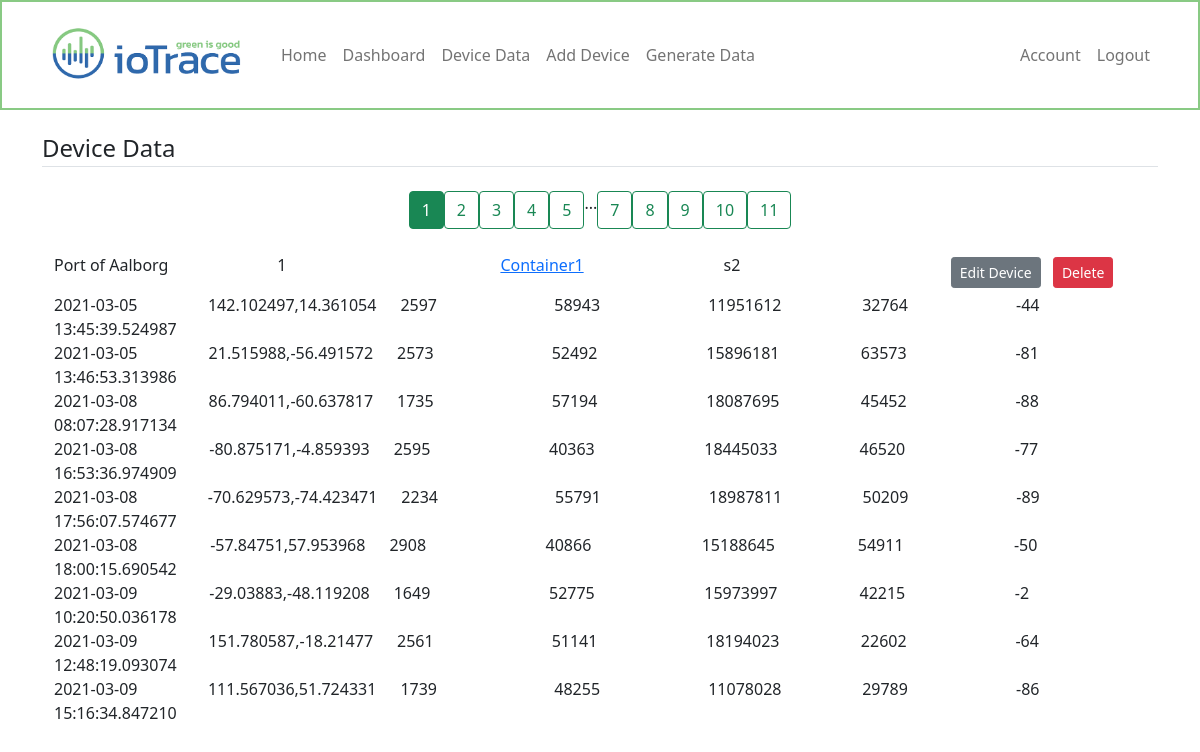
The page /dashboard/device/data (signed in) on the database as committed earlier.
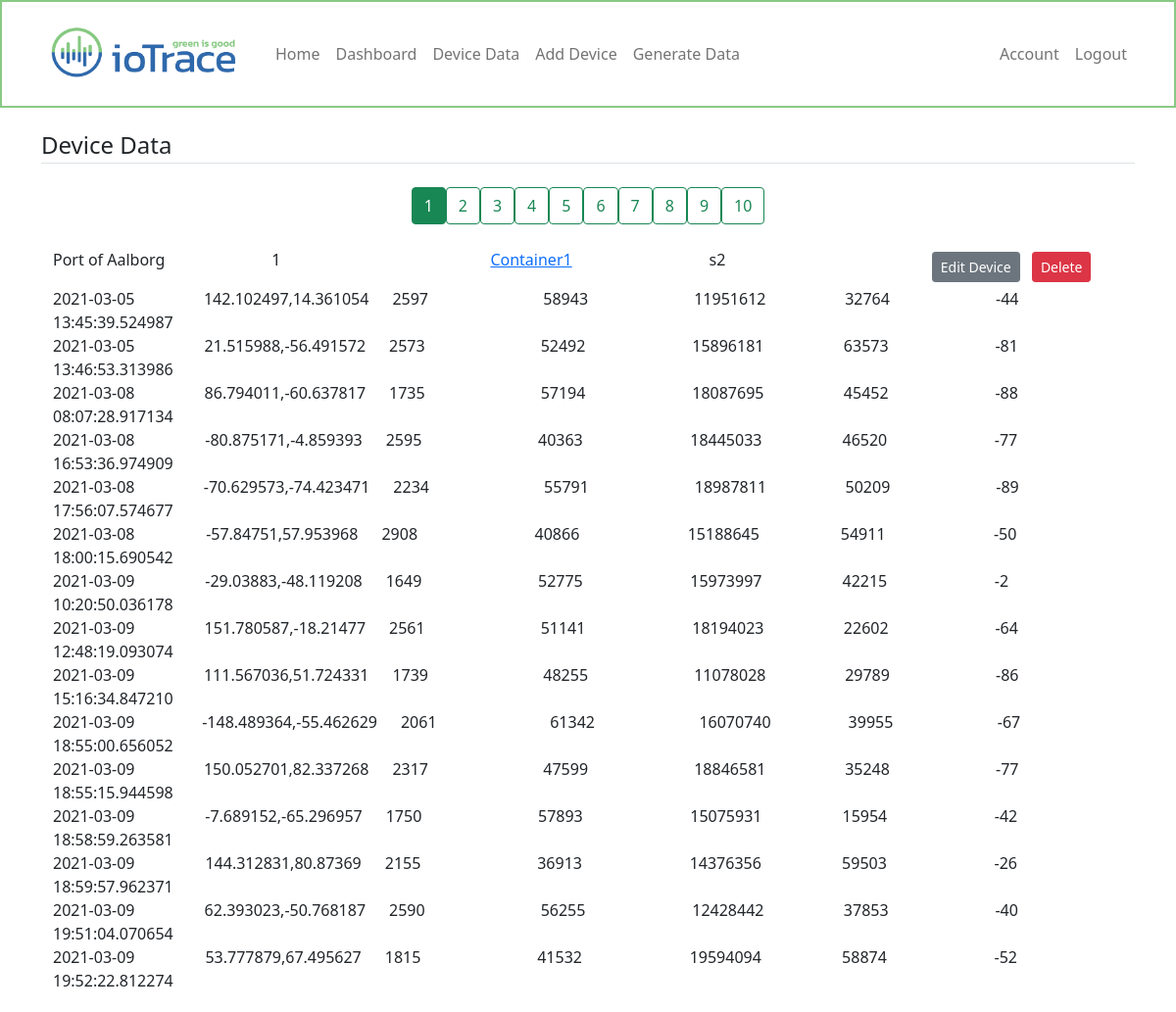
The same page on the database as committed later.
### webapp/models.py (models this page shows, shortened)
class Device(db.Model):
    id = db.Column(db.Integer, primary_key=True)
    devicename = db.Column(db.String(100), nullable=False)
    devicetype = db.Column(db.String(100), nullable=False)
    user_id = db.Column(db.Integer, db.ForeignKey('user.id'), nullable=False)
    datadumps = db.relationship('Dummydata', cascade='all, delete-orphan', backref='devicedata', lazy=True)

class User(db.Model, UserMixin):
    id = db.Column(db.Integer, primary_key=True)
    username = db.Column(db.String(20), unique=True, nullable=False)
    email = db.Column(db.String(120), unique=True, nullable=False)
    image_file = db.Column(db.String(20), nullable=False, default='default.jpg')
    password = db.Column(db.String(60), nullable=False)
    devices = db.relationship('Device', backref='owner', lazy=True)

class Dummydata(db.Model):
    id = db.Column(db.Integer, primary_key=True)
    timestamp = db.Column(db.DateTime, nullable=False, default=datetime.utcnow)
    pos = db.Column(db.String(100), nullable=False)
    temp = db.Column(db.Integer, nullable=False)
    humid = db.Column(db.Integer, nullable=False)
    hpa = db.Column(db.Integer, nullable=False)
    volt = db.Column(db.Integer, nullable=False)
    lte_rssi = db.Column(db.Integer, nullable=False)
    device_id = db.Column(db.Integer, db.ForeignKey('device.id'), nullable=False)

### webapp/devices/routes.py (the view)
@devices.route('/dashboard/device/data')
@login_required
def device_data():
    page = request.args.get('page', 1, type=int)
    devices = Device.query.filter_by(user_id=current_user.id).paginate(page=page, per_page=1)
    return render_template('device_data.html', title='Device Data', devices=devices)

### webapp/models.py (called while the page is built)
@login_manager.user_loader
def load_user(user_id):
    return User.query.get(int(user_id))

### webapp/templates/device_data.html (shortened to what this page needs)
{% extends "layout.html" %}
{% set active_page = "dashboard_device" %}
{% block content %}
<legend class="border-bottom mb-4">Device Data</legend>
<div class="d-flex justify-content-center">
    {% for page_num in devices.iter_pages(left_edge=5, right_edge=5, left_current=1, right_current=2) %}
        {% if page_num %}
            {% if devices.page == page_num %}
                <a class="btn btn-success mb-4" href="{{ url_for('devices.device_data', page=page_num) }}">{{ page_num }}</a>
            {% else %}
                <a class="btn btn-outline-success mb-4" href="{{ url_for('devices.device_data', page=page_num) }}">{{ page_num }}</a>
            {% endif %}
        {% else %}
        ...
        {% endif %}
    {% endfor %}
</div>
<div class="container">
    {% for device in devices.items %}
    <div class="row">
        <div class="col">
            {{device.owner.username}}
        </div>
        <div class="col">
            {{device.id}}
        </div>
        <div class="col">
            <p><a href="{{ url_for('devices.device', device_id=device.id) }}">{{device.devicename}}</a></p>
        </div>
        <div class="col">
            {{device.devicetype}}
        </div>
        <div class="col">
            <a class="btn btn-secondary btn-sm m-1" href="{{ url_for('devices.update_device', device_id=device.id) }}">Edit Device</a>
            <button type="button" class="btn btn-danger btn-sm m-1" data-bs-toggle="modal" data-bs-target="#deleteModal">Delete</button>
        </div>
    </div>
    {% for item in device.datadumps %}
    <div class="row">
        <div class="col">
            {{item.timestamp}}
        </div>
        <div class="col">
            {{item.pos}}
        </div>
        <div class="col">
            {{item.temp}}
        </div>
        <div class="col">
            {{item.humid}}
        </div>
        <div class="col">
            {{item.hpa}}
        </div>
        <div class="col">
            {{item.volt}}
        </div>
        <div class="col">
            {{item.lte_rssi}}
        </div>
    </div>
    {% endfor %}
    {% endfor %}
</div>
{% endblock content %}

### webapp/templates/layout.html (shortened to what this page needs)
<!doctype html>
<html lang="en">
    <head>
        <link href="{{url_for('static', filename='css/bootstrap.min.css')}}" rel="stylesheet">
        <link href="{{url_for('static', filename='css/navbar.css')}}" rel="stylesheet">
    </head>
    <body>
        <header>
            <nav class="navbar navbar-expand-sm navbar-light bg-white" aria-label="Third navbar example" style="border:2px solid #89ca84;">
                <div class="container">
                    <a class="navbar-brand" href="/">
                        <img src="{{ url_for('static', filename='images/ioTrace.png') }}" alt="" width="215" height="80">
                    </a>
                    <div class="navbar-collapse collapse" id="Navbar">
                        <ul class="navbar-nav me-auto">
                            <li class="nav-item">
                                <a class="nav-link" href="{{ url_for('main.home') }}">Home</a>
                            </li>
                            {% if current_user.is_authenticated %}
                            <li class="nav-item">
                                <a class="nav-link" href="{{ url_for('devices.dashboard') }}">Dashboard</a>
                            </li>
                            <li class="nav-item">
                                <a class="nav-link" href="{{ url_for('devices.device_data') }}">Device Data</a>
                            </li>
                            <li class="nav-item">
                                <a class="nav-link" href="{{ url_for('devices.add_device') }}">Add Device</a>
                            </li>
                            <li class="nav-item">
                                <a class="nav-link" href="{{ url_for('main.dummy') }}" tabindex="-1" aria-disabled="true">Generate Data</a>
                            </li>
                            {% endif %}
                        </ul>
                    </div>
                    <div class="navbar-collapse collapse" id="Navbar">
                        <ul class="navbar-nav ms-auto">
                            {% if current_user.is_authenticated %}
                            <li class="nav-item">
                                <a class="nav-link" href="{{ url_for('accounts.account') }}">Account</a>
                            </li>
                            <li class="nav-item">
                                <a class="nav-link" href="{{ url_for('accounts.logout') }}">Logout</a>
                            </li>
                            {% endif %}
                        </ul>
                    </div>
                </div>
            </nav>
        </header>
        <main role="main" class="container">
                    {% block content %}{% endblock %}
        </main>
    </body>
</html>

### webapp/static/css/navbar.css (style rules this page uses)
body { padding-bottom: 20px; }
.navbar { margin-bottom: 20px; }

Rows that differ between the two databases and show on the page:
added Dummydata: timestamp "2021-03-09 18:55:00.656052", pos "-148.489364,-55.462629", temp "2061", humid "61342", hpa "16070740", volt "39955", lte_rssi "-67"
added Dummydata: timestamp "2021-03-09 18:55:15.944598", pos "150.052701,82.337268", temp "2317", humid "47599", hpa "18846581", volt "35248", lte_rssi "-77"
added Dummydata: timestamp "2021-03-09 18:58:59.263581", pos "-7.689152,-65.296957", temp "1750", humid "57893", hpa "15075931", volt "15954", lte_rssi "-42"
added Dummydata: timestamp "2021-03-09 18:59:57.962371", pos "144.312831,80.87369", temp "2155", humid "36913", hpa "14376356", volt "59503", lte_rssi "-26"
added Dummydata: timestamp "2021-03-09 19:51:04.070654", pos "62.393023,-50.768187", temp "2590", humid "56255", hpa "12428442", volt "37853", lte_rssi "-40"
added Dummydata: timestamp "2021-03-09 19:52:22.812274", pos "53.777879,67.495627", temp "1815", humid "41532", hpa "19594094", volt "58874", lte_rssi "-52"
Other text that changed with them:
new list line: "6"
list line gone: "11"
